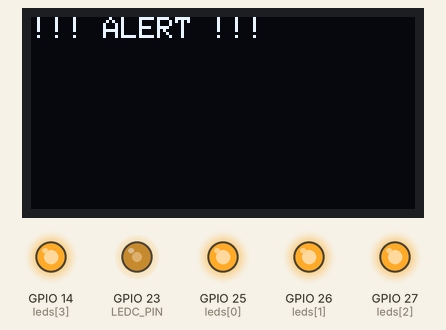
A sketch run on a simulated ESP32. On the bench: 128×64 one-colour display, output pins drawn as LEDs (lit = HIGH).

Above: at 0.18 s.
Timing chart, 0 to 130.0 s (numbered marks = the images above):
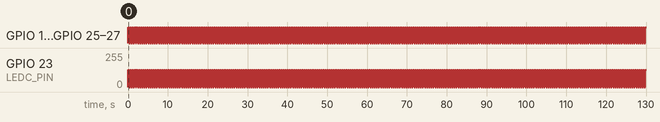

Measured:
- by itself, GPIO 14 (leds[3]), GPIO 25 (leds[0]), GPIO 26 (leds[1]), GPIO 27 (leds[2]): alternates HIGH for 0.28 s and LOW for 0.25 s
- by itself, GPIO 23 (LEDC_PIN): alternates 128/255 for 0.28 s and 0/255 for 0.25 s

The sketch:

LAB6.ino
```cpp
/*
Lab 6: Alarm Simulation

Goal: Synchronize buzzer, LEDs, and OLED.
Task: LEDs blink, buzzer sounds, OLED shows 'ALERT' for 10s.
*/

#include <Wire.h>
#include <Adafruit_GFX.h>
#include <Adafruit_SSD1306.h>

int leds[] = {25, 26, 27, 14};
Adafruit_SSD1306 display(128, 64, &Wire, -1);

#define LEDC_PIN     23
#define LEDC_FREQ    2000
#define LEDC_RES     8

void setup() {
  for (int i = 0; i < 4; i++) pinMode(leds[i], OUTPUT);
  ledcAttach(LEDC_PIN, LEDC_FREQ, LEDC_RES);
  display.begin(SSD1306_SWITCHCAPVCC, 0x3C);
  display.clearDisplay();
  display.setTextSize(1);
  display.setTextColor(WHITE);
}

void loop() {
  for (int j = 0; j < 20; j++) {
    for (int i = 0; i < 4; i++) digitalWrite(leds[i], HIGH);
    ledcWrite(LEDC_PIN, 128);  // 50% duty cycle
    display.clearDisplay();
    display.setCursor(0, 0);
    display.println("!!! ALERT !!!");
    display.display();
    delay(250);
    for (int i = 0; i < 4; i++) digitalWrite(leds[i], LOW);
    ledcWrite(LEDC_PIN, 0);    // Off
    delay(250);
  }
}
```
